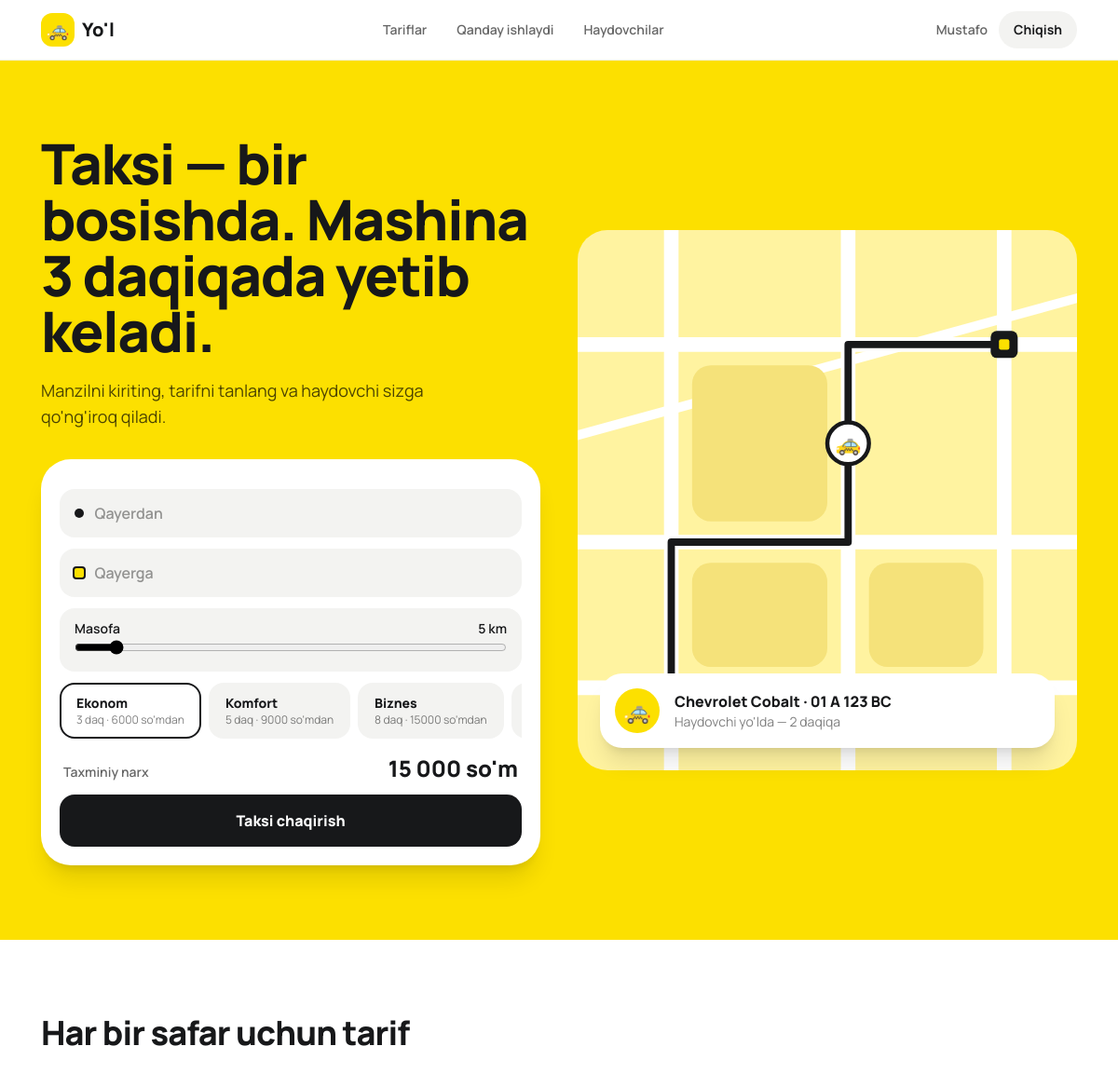
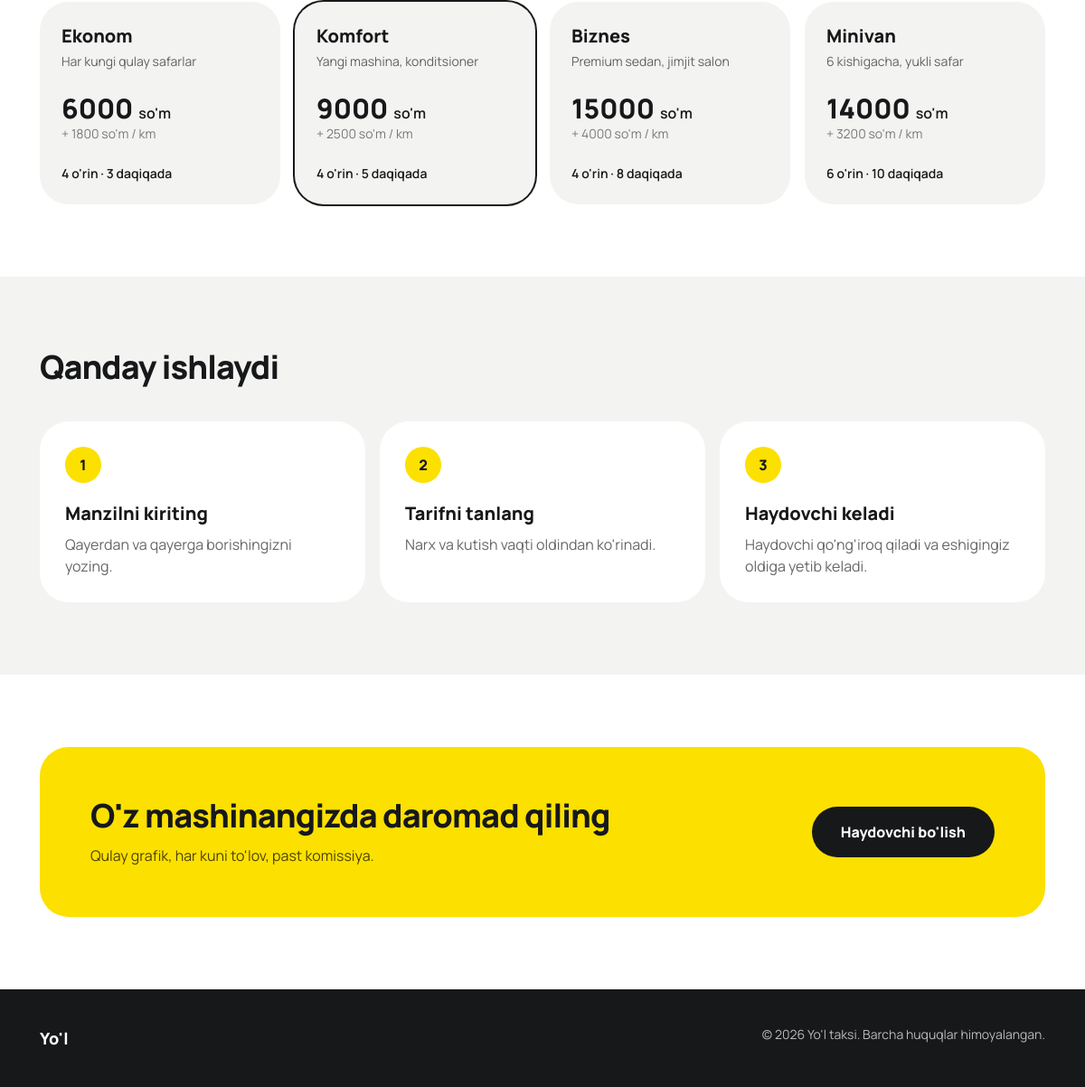
The page / (signed in) on the database its author committed (2 pictures, top to bottom).
### taxi/models.py (models this page shows, shortened)
class Tariff(models.Model):
    name = models.CharField("Nomi", max_length=40)
    description = models.CharField("Tavsif", max_length=120)
    seats = models.PositiveSmallIntegerField("O'rinlar", default=4)
    eta_min = models.PositiveSmallIntegerField("Kutish (daq.)", default=3)
    base_price = models.PositiveIntegerField("Boshlang'ich narx (so'm)")
    per_km = models.PositiveIntegerField("1 km narxi (so'm)")
    position = models.PositiveSmallIntegerField(default=0)
    class Meta:
        ordering = ["position"]
        verbose_name = "Tarif"
        verbose_name_plural = "Tariflar"

### taxi/views.py (the view)
# urls.py: path("", views.index, name="index"),
def index(request):
    return render(request, "index.html", {"tariffs": Tariff.objects.all()})

### taxi/context.py (called while the page is built)
def role(request):
    u = request.user
    if not u.is_authenticated:
        return {"role": "guest"}
    p = getattr(u, "profile", None)
    return {"role": p.role if p else "staff"}

### templates/index.html (shortened to what this page needs)
{% extends "base.html" %}
{% block content %}
<section class="bg-sun">
  <div class="max-w-6xl mx-auto px-5 py-12 md:py-20 grid md:grid-cols-2 gap-10 items-center">
    <div>
      <h1 class="text-4xl md:text-6xl font-extrabold leading-[1.05] tracking-tight">Taksi — bir bosishda. Mashina 3 daqiqada yetib keladi.</h1>
      <p class="mt-5 text-lg text-black/70 max-w-md">Manzilni kiriting, tarifni tanlang va haydovchi sizga qo'ng'iroq qiladi.</p>
      {% if role == "passenger" %}
      <form id="buyurtma" method="post" action="{% url 'order' %}" class="mt-8 bg-white rounded-4xl p-5 shadow-xl shadow-black/10 space-y-3 scroll-mt-24">
        <div class="rounded-2xl bg-mist flex items-center gap-3 px-4">
          <span class="w-2.5 h-2.5 rounded-full bg-ink"></span>
          <input name="pickup" required placeholder="Qayerdan" class="w-full bg-transparent py-3.5 outline-none font-semibold placeholder:text-black/40">
        </div>
        <div class="rounded-2xl bg-mist flex items-center gap-3 px-4">
          <span class="w-2.5 h-2.5 rounded-sm bg-sun ring-2 ring-ink"></span>
          <input name="dropoff" required placeholder="Qayerga" class="w-full bg-transparent py-3.5 outline-none font-semibold placeholder:text-black/40">
        </div>
        <div class="rounded-2xl bg-mist px-4 py-3">
          <label for="km" class="flex justify-between text-sm font-semibold"><span>Masofa</span><span><output id="km-out">5</output> km</span></label>
          <input id="km" name="distance_km" type="range" min="1" max="50" step="0.5" value="5" class="w-full accent-black">
        </div>
        <fieldset class="flex gap-2 overflow-x-auto pb-1">
          {% for t in tariffs %}
          <label class="shrink-0 cursor-pointer">
            <span class="block rounded-2xl border-2 border-transparent bg-mist px-4 py-2.5 peer-checked:border-ink peer-checked:bg-white peer-focus-visible:outline peer-focus-visible:outline-2">
              <span class="block font-extrabold text-sm">{{ t.name }}</span>
              <span class="block text-xs text-black/50">{{ t.eta_min }} daq · {{ t.base_price }} so'mdan</span>
            </span>
          </label>
          {% endfor %}
        </fieldset>
        <p class="flex justify-between items-baseline px-1"><span class="text-sm font-semibold text-black/60">Taxminiy narx</span><span class="text-2xl font-extrabold"><span id="price">—</span> so'm</span></p>
        <button class="w-full rounded-2xl bg-ink text-white font-extrabold py-4 hover:bg-black active:scale-[.99] transition">Taksi chaqirish</button>
      </form>
      {% endif %}
    </div>
    <div class="relative hidden md:block">
      <svg viewBox="0 0 480 520" class="w-full rounded-4xl bg-[#FFF3A0]" role="img" aria-label="Marshrut xaritasi">
        <g transform="translate(260 205)"><circle r="20" fill="#fff" stroke="#17181A" stroke-width="4"/><text text-anchor="middle" y="7" font-size="20">🚕</text></g>
      </svg>
      <div class="absolute left-6 bottom-6 right-6 bg-white rounded-3xl p-4 shadow-xl flex items-center gap-4">
        <div class="w-12 h-12 rounded-full bg-sun grid place-items-center text-2xl">🚕</div>
        <div><p class="font-extrabold">Chevrolet Cobalt · 01 A 123 BC</p><p class="text-sm text-black/50">Haydovchi yo'lda — 2 daqiqa</p></div>
      </div>
    </div>
  </div>
</section>
<section id="tariflar" class="max-w-6xl mx-auto px-5 py-20 scroll-mt-16">
  <h2 class="text-3xl md:text-4xl font-extrabold tracking-tight">Har bir safar uchun tarif</h2>
  <div class="mt-10 grid sm:grid-cols-2 lg:grid-cols-4 gap-4">
    {% for t in tariffs %}
    <article class="rounded-4xl bg-mist p-6 flex flex-col {% if forloop.counter == 2 %}ring-2 ring-ink{% endif %}">
      <h3 class="text-xl font-extrabold">{{ t.name }}</h3>
      <p class="mt-1 text-sm text-black/60">{{ t.description }}</p>
      <p class="mt-6 text-3xl font-extrabold">{{ t.base_price }} <span class="text-base font-semibold">so'm</span></p>
      <p class="text-sm text-black/50">+ {{ t.per_km }} so'm / km</p>
      <p class="mt-auto pt-6 text-sm font-semibold">{{ t.seats }} o'rin · {{ t.eta_min }} daqiqada</p>
    </article>
    {% empty %}
    <p class="text-black/60">Tariflar hali qo'shilmagan. Admin panelda tarif yarating.</p>
    {% endfor %}
  </div>
</section>
<section id="qanday" class="bg-mist scroll-mt-16">
  <div class="max-w-6xl mx-auto px-5 py-20">
    <h2 class="text-3xl md:text-4xl font-extrabold tracking-tight">Qanday ishlaydi</h2>
    <ol class="mt-10 grid md:grid-cols-3 gap-4">
      <li class="bg-white rounded-4xl p-7"><span class="grid place-items-center w-10 h-10 rounded-full bg-sun font-extrabold">1</span><h3 class="mt-5 text-xl font-extrabold">Manzilni kiriting</h3><p class="mt-2 text-black/60">Qayerdan va qayerga borishingizni yozing.</p></li>
      <li class="bg-white rounded-4xl p-7"><span class="grid place-items-center w-10 h-10 rounded-full bg-sun font-extrabold">2</span><h3 class="mt-5 text-xl font-extrabold">Tarifni tanlang</h3><p class="mt-2 text-black/60">Narx va kutish vaqti oldindan ko'rinadi.</p></li>
      <li class="bg-white rounded-4xl p-7"><span class="grid place-items-center w-10 h-10 rounded-full bg-sun font-extrabold">3</span><h3 class="mt-5 text-xl font-extrabold">Haydovchi keladi</h3><p class="mt-2 text-black/60">Haydovchi qo'ng'iroq qiladi va eshigingiz oldiga yetib keladi.</p></li>
    </ol>
  </div>
</section>
<section id="haydovchi" class="max-w-6xl mx-auto px-5 py-20 scroll-mt-16">
  <div class="rounded-4xl bg-sun p-8 md:p-14 flex flex-col md:flex-row md:items-center justify-between gap-6">
    <div><h2 class="text-3xl md:text-4xl font-extrabold tracking-tight">O'z mashinangizda daromad qiling</h2><p class="mt-3 text-black/70 max-w-lg">Qulay grafik, har kuni to'lov, past komissiya.</p></div>
    <a href="tel:+998900000000" class="shrink-0 rounded-full bg-ink text-white font-extrabold px-8 py-4 text-center hover:bg-black">Haydovchi bo'lish</a>
  </div>
</section>
{% endblock %}

### templates/base.html (shortened to what this page needs)
<!doctype html>
<html lang="uz">
<head>
  <script src="https://cdn.tailwindcss.com"></script>
</head>
<body class="bg-white text-ink font-sans antialiased">
  <header class="sticky top-0 z-30 bg-white/90 backdrop-blur border-b border-black/5">
    <div class="max-w-6xl mx-auto px-5 h-16 flex items-center justify-between">
      <a href="/" class="flex items-center gap-2 font-extrabold text-xl">
        <span class="grid place-items-center w-9 h-9 rounded-xl bg-sun">🚕</span> Yo'l
      </a>
      <nav class="hidden md:flex gap-8 text-sm font-semibold text-black/60">
        <a href="#tariflar" class="hover:text-ink">Tariflar</a>
        <a href="#qanday" class="hover:text-ink">Qanday ishlaydi</a>
        <a href="#haydovchi" class="hover:text-ink">Haydovchilar</a>
      </nav>
      <div class="flex items-center gap-2">
        {% if user.is_authenticated %}
          <span class="hidden sm:inline text-sm font-semibold text-black/60 px-1">{{ user.first_name|default:user.username }}</span>
          <form method="post" action="{% url 'logout' %}">{% csrf_token %}<button class="rounded-full bg-mist text-sm font-bold px-4 py-2.5 hover:bg-black/10">Chiqish</button></form>
        {% else %}
          <a href="{% url 'login' %}" class="rounded-full text-sm font-bold px-4 py-2.5 hover:bg-mist">Kirish</a>
          <a href="{% url 'register' %}" class="rounded-full bg-ink text-white text-sm font-bold px-5 py-2.5 hover:bg-black">Ro'yxatdan o'tish</a>
        {% endif %}
      </div>
    </div>
  </header>
  {% block content %}{% endblock %}
  <footer class="bg-ink text-white/70 text-sm">
    <div class="max-w-6xl mx-auto px-5 py-10 flex flex-col md:flex-row gap-4 justify-between">
      <p class="font-extrabold text-white text-lg">Yo'l</p>
      <p>© {% now "Y" %} Yo'l taksi. Barcha huquqlar himoyalangan.</p>
    </div>
  </footer>
</body>
</html>

### templates/base.html (style rules this page uses)
html { scroll-behavior:smooth }

### rows shown on the page
Tariff: name "Ekonom", eta_min "3", base_price "6000", description "Har kungi qulay safarlar", per_km "1800", seats "4"
Tariff: name "Komfort", eta_min "5", base_price "9000", description "Yangi mashina, konditsioner", per_km "2500", seats "4"
Tariff: name "Biznes", eta_min "8", base_price "15000", description "Premium sedan, jimjit salon", per_km "4000", seats "4"
Tariff: name "Minivan", description "6 kishigacha, yukli safar", base_price "14000", per_km "3200", seats "6", eta_min "10"

### other values the page prints
{{ user.first_name|default:user.username }} "Mustafo"
